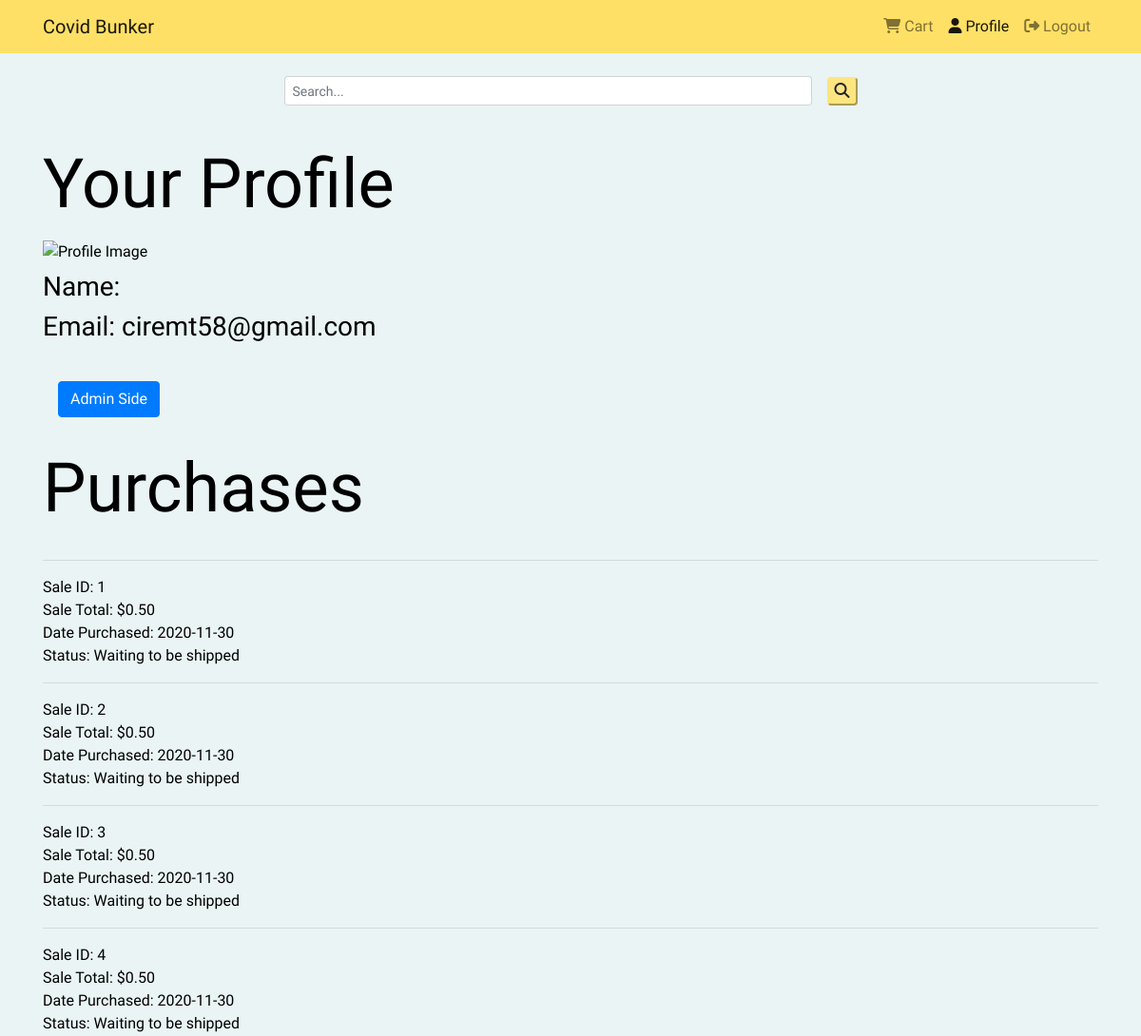
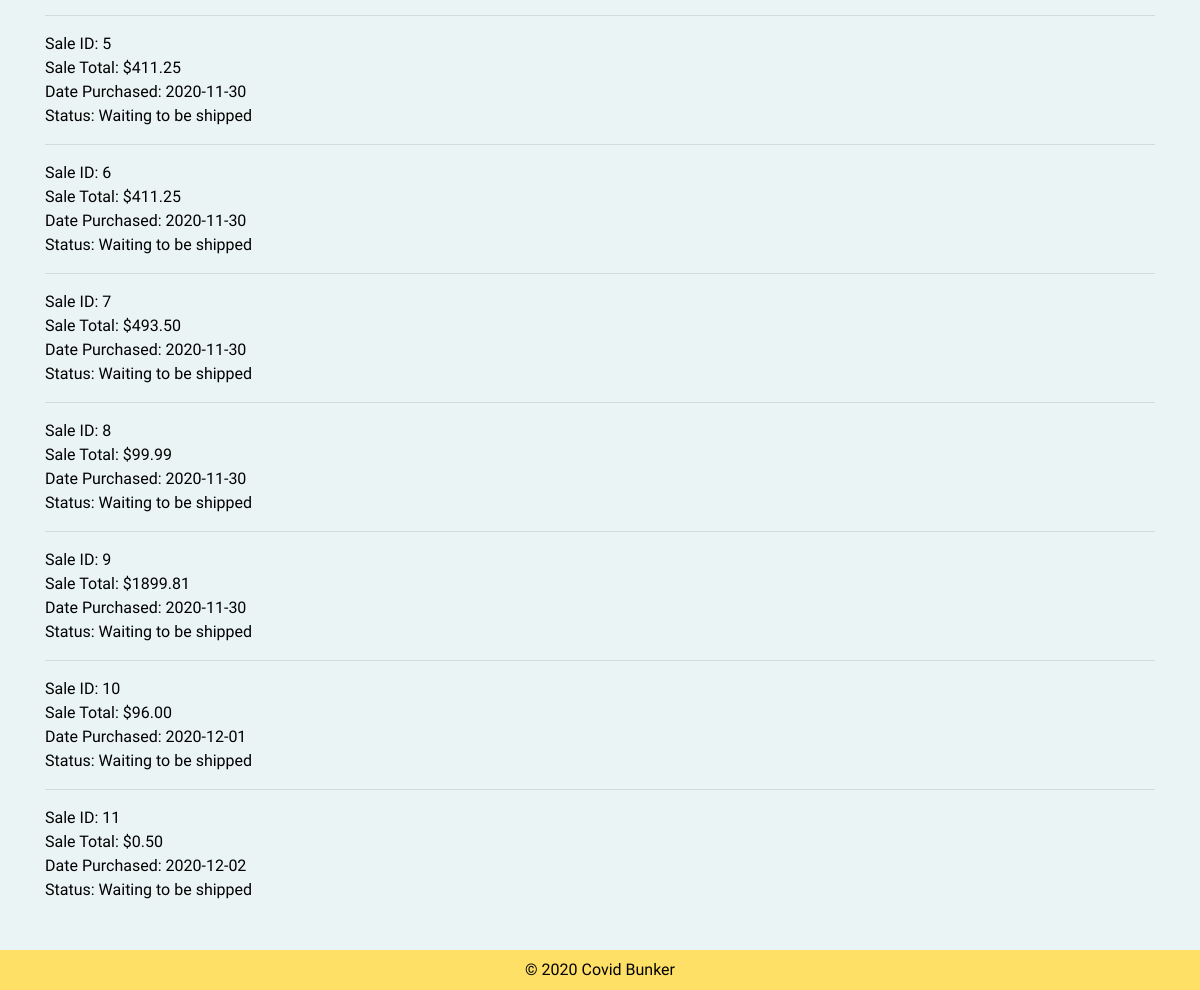
Page /profile/ (signed in) on the committed database (2 pictures, top to bottom).
### tables this page shows
CREATE TABLE "Sales" (
	"SID"	INTEGER NOT NULL,
	"Total"	REAL NOT NULL,
	"UID"	TEXT NOT NULL,
	"Date"	TEXT NOT NULL,
	"Status"	TEXT NOT NULL,
	PRIMARY KEY("SID")
);

### server.py (the view)
@app.route("/profile/")
def profile():
    if session['signed_in']:
        uid = session['uid']
        c = get_db().cursor()
        sales = c.execute('''
        SELECT SID, Total, Date, Status FROM Sales WHERE UID = ?;
        ''', (uid,)).fetchall()
        """ TODO impliment products sold
        for sale in sales:
            sid = sale[0]
            products_sold = c.execute('''
            SELECT ProductsSold.pid, Name, ProductsSold.Qty, price FROM ProductsSold JOIN products ON Products.PID = ProductsSold.PID where SID = ?;
            ''', (sid,)).fetchall()
            s = list(sale)
            print(products_sold)
            s.append(products_sold)
            sale = tuple(s)
            """
    return render_template("profile.html", sales=sales)

### server.py (called while the page is built)
def get_db():
    db = getattr(g, '_database', None)
    if db is None:
        db = g._database = sqlite3.connect(dbpath)
    return db

@app.teardown_appcontext
def close_connection(exception):
    db = getattr(g, '_database', None)
    if db is not None:
        db.close()

### templates/profile.html (shortened to what this page needs)
{% extends "base.html" %}
{% block profile %}
active
{% endblock %}
{% block logged_in %}
    {% if session.signed_in %}
        {{ super() }}
    {% endif %}
{% endblock %}
{% block content %}
<div class="container">
    {% if session.signed_in %}
    <div class="py-3" id="profile-details"></div>
    <a id="admin-button" class="btn btn-primary admin-button" href="{{url_for("admin")}}" role="button">Admin Side</a>
    <h1 class="display-3 py-3">Purchases</h1>
    {% if sales %}
        {% for s in sales %}
            <hr>
            Sale ID: {{ s[0] }}
            <br/>
            Sale Total:  {{ "$%.2f"|format(s[1]) }}
            <br/>
            Date Purchased: {{ s[2].split()[0] }}
            <br/>
            Status: {{ s[3] }}
        {% endfor %}
    {% else %}
        <h4>No sales...</h4>
    {% endif %}
    {% endif %}
</div>
{% endblock %}

### static/css/style.css (style rules this page uses)
html, body { height: 100%; width: 100%; margin: 0; padding: 0; font-family: 'Source Sans Pro', sans-serif; }
.bg-secondary { background-color: #eaf4f4 !important; }
.admin-button { margin: 1rem; }

### rows in the picture
Sales: SID "1", Total "$0.50", Date "2020-11-30", Status "Waiting to be shipped"
Sales: SID "2", Total "$0.50", Date "2020-11-30", Status "Waiting to be shipped"
Sales: SID "3", Total "$0.50", Date "2020-11-30", Status "Waiting to be shipped"
Sales: SID "4", Total "$0.50", Date "2020-11-30", Status "Waiting to be shipped"
Sales: SID "5", Total "$411.25", Date "2020-11-30", Status "Waiting to be shipped"
Sales: SID "6", Total "$411.25", Date "2020-11-30", Status "Waiting to be shipped"
Sales: SID "7", Total "$493.50", Date "2020-11-30", Status "Waiting to be shipped"
Sales: SID "8", Total "$99.99", Date "2020-11-30", Status "Waiting to be shipped"
Sales: SID "9", Total "$1899.81", Date "2020-11-30", Status "Waiting to be shipped"
Sales: SID "10", Total "$96.00", Date "2020-12-01", Status "Waiting to be shipped"
Sales: SID "11", Total "$0.50", Date "2020-12-02", Status "Waiting to be shipped"
